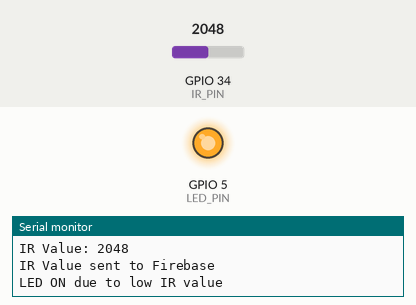
This program was run on a simulated ESP32. Parts: output pins drawn as LEDs (lit = HIGH), the last lines printed to the serial monitor. The test bench sets the inputs (shaded band); at power-on: GPIO 34 (IR_PIN) = 2048. WiFi joins after 1.5 s; servers stay silent unless stated.

Above: at 3.2 s.
3.3 s: GPIO 34 (IR_PIN) set to 2951
4.8 s: GPIO 34 (IR_PIN) set to 3028
At 5.8 s:
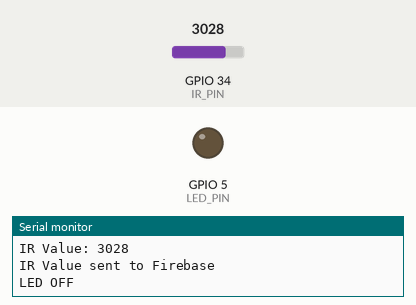
7.5 s: GPIO 34 (IR_PIN) set to 2960
At 9.0 s:
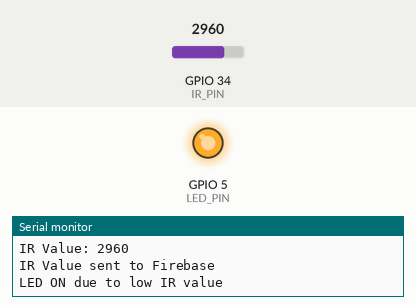
9.5 s: GPIO 34 (IR_PIN) set to 3040
At 11.1 s:
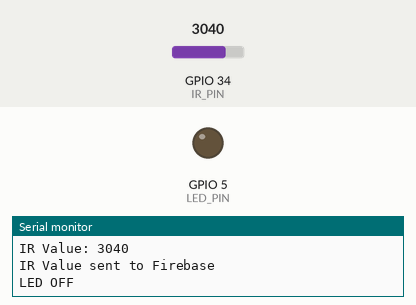
Timing chart, 0 to 12.4 s (numbered marks = the images above; inputs shaded):
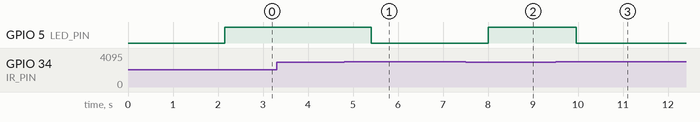

Measured:
- the behaviour switches between 2999 and 3000 on GPIO 34 (IR_PIN) (found by bisection; images 0 and 1)
- after the input at 4.8 s, GPIO 5 (LED_PIN): HIGH → LOW after 0.61 s
- after the input at 7.5 s, GPIO 5 (LED_PIN): LOW → HIGH after 0.51 s
- after the input at 9.5 s, GPIO 5 (LED_PIN): HIGH → LOW after 0.46 s

The program:

main.cpp
```cpp
#include <Arduino.h>
#include <WiFi.h>
#include <FirebaseESP32.h>  // Firebase library for ESP32

// Wi-Fi credentials
#define WIFI_SSID "HotsSpot"
#define WIFI_PASSWORD "12345678"

// Firebase credentials
#define FIREBASE_HOST "https://lighting-20825-default-rtdb.asia-southeast1.firebasedatabase.app"  // Include 'https://' and trailing '/'
#define FIREBASE_AUTH "o4OjyjHSnbpkSx8hbbdj4ywMLF0CC6D5L9wurQgw"  // Get it from Firebase Console > Database > Secrets

// Pin definitions
#define IR_PIN 34    // Analog pin for IR sensor
#define LED_PIN 5    // GPIO pin for LED
#define IR_THRESHOLD 3000  // Define the threshold for detecting low IR value

FirebaseData firebaseData;
FirebaseConfig firebaseConfig;  // Create FirebaseConfig object
FirebaseAuth firebaseAuth;      // Create FirebaseAuth object

void setup() {
  Serial.begin(115200);

  // Set LED pin as output
  pinMode(LED_PIN, OUTPUT);

  // Connect to Wi-Fi
  WiFi.begin(WIFI_SSID, WIFI_PASSWORD);
  while (WiFi.status() != WL_CONNECTED) {
    delay(1000);
    Serial.println("Connecting to WiFi...");
  }
  Serial.println("Connected to WiFi");

  // Set up Firebase
  firebaseConfig.host = FIREBASE_HOST;
  firebaseConfig.signer.tokens.legacy_token = FIREBASE_AUTH;

  // Initialize Firebase
  Firebase.begin(&firebaseConfig, &firebaseAuth);
  Firebase.reconnectWiFi(true);
}

void loop() {
  // Read IR sensor value
  int irValue = analogRead(IR_PIN);

  // Debugging: Print the IR value
  Serial.print("IR Value: ");
  Serial.println(irValue);

  // Send IR value to Firebase
  if (Firebase.setInt(firebaseData, "/lighting_system/ir_value", irValue)) {
    Serial.println("IR Value sent to Firebase");
  } else {
    Serial.println(firebaseData.errorReason());
  }

  // Light up the LED when the IR value is below the threshold (low IR value)
  if (irValue < IR_THRESHOLD) {
    digitalWrite(LED_PIN, HIGH);  // Turn on the LED
    Serial.println("LED ON due to low IR value");
  } else {
    digitalWrite(LED_PIN, LOW);  // Turn off the LED
    Serial.println("LED OFF");
  }

  delay(500);  // Delay for stability
}
```
